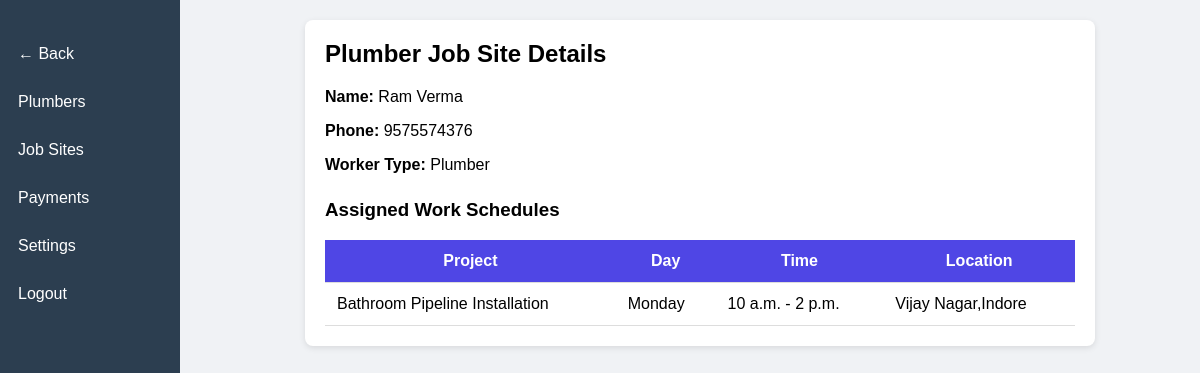
The page /plumber/job-site/?worker_id=2 on the database its author committed.
### workers/models.py (models this page shows, shortened)
class Worker(models.Model):
    WORKER_TYPES = [
        ('Plumber', 'Plumber'),
        ('Electrician', 'Electrician'),
        ('Carpenter', 'Carpenter'),
        ('Painter', 'Painter'),
        ('Helper', 'Helper'),
    ]
    user = models.OneToOneField(User, on_delete=models.CASCADE, null=True, blank=True)
    name = models.CharField(max_length=100)
    worker_type = models.CharField(max_length=50, choices=WORKER_TYPES)
    phone = models.CharField(max_length=15, blank=True)
    email = models.EmailField(null=True, blank=True)
    gender = models.CharField(max_length=10, default='Male', blank=True)
    hourly_rate = models.DecimalField(max_digits=8, decimal_places=2, default=0.00)
    is_available = models.BooleanField(default=True)
    joined_date = models.DateField(default=date.today)
    location = models.CharField(max_length=100, default='Unknown')
    role = models.ForeignKey(Role, on_delete=models.SET_NULL, null=True, blank=True)

class Schedule(models.Model):
    worker = models.ForeignKey(Worker, on_delete=models.CASCADE, related_name='schedules')
    project = models.ForeignKey(Project, on_delete=models.SET_NULL, null=True, blank=True)
    day = models.CharField(max_length=15)
    start_time = models.TimeField()
    end_time = models.TimeField()
    location = models.CharField(max_length=100)

class Project(models.Model):
    STATUS_CHOICES = [
        ('Active', 'Active'),
        ('Completed', 'Completed'),
    ]
    name = models.CharField(max_length=200)
    description = models.TextField(blank=True)
    status = models.CharField(max_length=50, choices=STATUS_CHOICES, default='Active')
    start_date = models.DateField(default=date.today)
    completed_date = models.DateField(null=True, blank=True)
    location = models.CharField(max_length=200, blank=True)
    assigned_workers = models.ManyToManyField(Worker, blank=True, related_name='projects')

### workers/views.py (the view)
# urls.py: path("plumber/job-site/", views.plumber_job_site, name="plumber_job_site"),
def plumber_job_site(request):
    worker_id = request.GET.get('worker_id')
    worker = Worker.objects.filter(id=worker_id).first() if worker_id else None
    schedules = Schedule.objects.filter(worker=worker) if worker else []
    return render(request, 'plumber-job-site.html', {'worker': worker, 'schedules': schedules})

### workers/templates/plumber-job-site.html (shortened to what this page needs)
{% load static %}
<!DOCTYPE html>
<html lang="en">
<head>
</head>
<body>
    <div class="sidebar">
        <a href="{% url 'plumber' %}" class="nav-item">← Back</a>
        <a href="{% url 'plumber' %}" class="nav-item">Plumbers</a>
        <a href="{% url 'plumber_job_site' %}?worker_id={{ worker.id }}" class="nav-item">Job Sites</a>
        <a href="{% url 'plumber_payment' %}?worker_id={{ worker.id }}" class="nav-item">Payments</a>
        <a href="{% url 'setting' %}" class="nav-item">Settings</a>
        <a href="{% url 'logout_user' %}" class="nav-item">Logout</a>
    </div>
    <div class="main">
        <div class="card">
            <h2>Plumber Job Site Details</h2>
            <p><strong>Name:</strong> {{ worker.name }}</p>
            <p><strong>Phone:</strong> {{ worker.phone }}</p>
            <p><strong>Worker Type:</strong> {{ worker.worker_type }}</p>
            <h3 style="margin-top:25px;">Assigned Work Schedules</h3>
            <table>
                <tr>
                    <th>Project</th>
                    <th>Day</th>
                    <th>Time</th>
                    <th>Location</th>
                </tr>
                {% for s in schedules %}
                <tr>
                    <td>{{ s.project.name }}</td>
                    <td>{{ s.day }}</td>
                    <td>{{ s.start_time }} - {{ s.end_time }}</td>
                    <td>{{ s.location }}</td>
                </tr>
                {% empty %}
                <tr>
                    <td colspan="4" style="text-align:center;">No schedules assigned</td>
                </tr>
                {% endfor %}
            </table>
        </div>
    </div>
</body>
</html>

### workers/templates/plumber-job-site.html (style rules this page uses)
body { margin: 0; background: #f0f2f5; font-family: Arial, sans-serif; display: flex; min-height: 100vh; }
.sidebar { width: 180px; background: #2c3e50; padding-top: 30px; display: flex; flex-direction: column; position: fixed; height: 100%; }
.nav-item { padding: 15px; color: white; text-decoration: none; display: block; border-left: 3px solid transparent; }
.main { margin-left: 200px; padding: 20px; width: calc(100% - 200px); }
.card { background: white; padding: 20px; border-radius: 8px; box-shadow: 0 2px 6px rgba(0,0,0,0.1); max-width: 750px; margin: auto; }
h2 { margin-top: 0; }
table { width: 100%; border-collapse: collapse; margin-top: 15px; }
th, td { padding: 12px; border-bottom: 1px solid #ddd; }
th { background: #4f46e5; color: white; }

### rows shown on the page
Worker: name "Ram Verma", phone "9575574376", worker_type "Plumber"
Schedule: project.name "Bathroom Pipeline Installation", day "Monday", start_time "10 a.m.", end_time "2 p.m.", location "Vijay Nagar,Indore"
